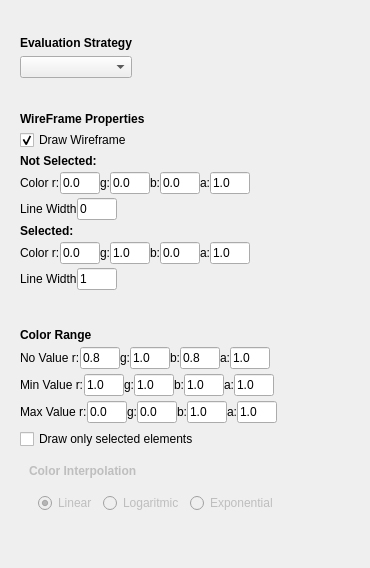
<?xml version="1.0" encoding="UTF-8"?>
<ui version="4.0">
 <class>PropertyValuesRendererConfig</class>
 <widget class="QWidget" name="PropertyValuesRendererConfig">
  <property name="geometry">
   <rect>
    <x>0</x>
    <y>0</y>
    <width>370</width>
    <height>568</height>
   </rect>
  </property>
  <property name="sizePolicy">
   <sizepolicy hsizetype="Maximum" vsizetype="Maximum">
    <horstretch>0</horstretch>
    <verstretch>0</verstretch>
   </sizepolicy>
  </property>
  <property name="windowTitle">
   <string>Form</string>
  </property>
  <layout class="QVBoxLayout" name="verticalLayout">
   <item>
    <widget class="QWidget" name="widget_6" native="true">
     <property name="sizePolicy">
      <sizepolicy hsizetype="Maximum" vsizetype="Maximum">
       <horstretch>0</horstretch>
       <verstretch>0</verstretch>
      </sizepolicy>
     </property>
     <layout class="QVBoxLayout" name="verticalLayout_5">
      <item>
       <widget class="QLabel" name="label_17">
        <property name="sizePolicy">
         <sizepolicy hsizetype="Fixed" vsizetype="Fixed">
          <horstretch>0</horstretch>
          <verstretch>0</verstretch>
         </sizepolicy>
        </property>
        <property name="font">
         <font>
          <weight>75</weight>
          <bold>true</bold>
         </font>
        </property>
        <property name="text">
         <string>Evaluation Strategy</string>
        </property>
       </widget>
      </item>
      <item>
       <widget class="QComboBox" name="comboBox_evaluations"/>
      </item>
     </layout>
    </widget>
   </item>
   <item>
    <widget class="QWidget" name="widget_10" native="true">
     <property name="sizePolicy">
      <sizepolicy hsizetype="Fixed" vsizetype="Fixed">
       <horstretch>0</horstretch>
       <verstretch>0</verstretch>
      </sizepolicy>
     </property>
     <layout class="QVBoxLayout" name="verticalLayout_7">
      <property name="spacing">
       <number>4</number>
      </property>
      <property name="leftMargin">
       <number>9</number>
      </property>
      <property name="topMargin">
       <number>3</number>
      </property>
      <property name="rightMargin">
       <number>7</number>
      </property>
      <property name="bottomMargin">
       <number>7</number>
      </property>
      <item>
       <widget class="QLabel" name="label_7">
        <property name="sizePolicy">
         <sizepolicy hsizetype="Fixed" vsizetype="Preferred">
          <horstretch>0</horstretch>
          <verstretch>0</verstretch>
         </sizepolicy>
        </property>
        <property name="font">
         <font>
          <weight>75</weight>
          <bold>true</bold>
         </font>
        </property>
        <property name="text">
         <string>WireFrame Properties</string>
        </property>
       </widget>
      </item>
      <item>
       <widget class="QCheckBox" name="checkBox_MR_draw_w">
        <property name="sizePolicy">
         <sizepolicy hsizetype="Fixed" vsizetype="Fixed">
          <horstretch>0</horstretch>
          <verstretch>0</verstretch>
         </sizepolicy>
        </property>
        <property name="text">
         <string>Draw Wireframe</string>
        </property>
        <property name="checked">
         <bool>true</bool>
        </property>
       </widget>
      </item>
      <item>
       <widget class="QLabel" name="label_28">
        <property name="font">
         <font>
          <weight>75</weight>
          <bold>true</bold>
         </font>
        </property>
        <property name="text">
         <string>Not Selected:</string>
        </property>
       </widget>
      </item>
      <item>
       <widget class="QWidget" name="widget_11" native="true">
        <property name="sizePolicy">
         <sizepolicy hsizetype="Fixed" vsizetype="Fixed">
          <horstretch>0</horstretch>
          <verstretch>0</verstretch>
         </sizepolicy>
        </property>
        <layout class="QHBoxLayout" name="horizontalLayout">
         <property name="spacing">
          <number>0</number>
         </property>
         <property name="margin">
          <number>0</number>
         </property>
         <item>
          <widget class="QLabel" name="label_22">
           <property name="sizePolicy">
            <sizepolicy hsizetype="Fixed" vsizetype="Preferred">
             <horstretch>0</horstretch>
             <verstretch>0</verstretch>
            </sizepolicy>
           </property>
           <property name="text">
            <string>Color r:</string>
           </property>
          </widget>
         </item>
         <item>
          <widget class="QLineEdit" name="lineEdit_wf_r">
           <property name="sizePolicy">
            <sizepolicy hsizetype="Fixed" vsizetype="Fixed">
             <horstretch>0</horstretch>
             <verstretch>0</verstretch>
            </sizepolicy>
           </property>
           <property name="maximumSize">
            <size>
             <width>40</width>
             <height>16777215</height>
            </size>
           </property>
           <property name="text">
            <string>0.0</string>
           </property>
           <property name="maxLength">
            <number>10</number>
           </property>
          </widget>
         </item>
         <item>
          <widget class="QLabel" name="label_23">
           <property name="sizePolicy">
            <sizepolicy hsizetype="Fixed" vsizetype="Preferred">
             <horstretch>0</horstretch>
             <verstretch>0</verstretch>
            </sizepolicy>
           </property>
           <property name="text">
            <string>g:</string>
           </property>
          </widget>
         </item>
         <item>
          <widget class="QLineEdit" name="lineEdit_wf_g">
           <property name="sizePolicy">
            <sizepolicy hsizetype="Fixed" vsizetype="Fixed">
             <horstretch>0</horstretch>
             <verstretch>0</verstretch>
            </sizepolicy>
           </property>
           <property name="maximumSize">
            <size>
             <width>40</width>
             <height>16777215</height>
            </size>
           </property>
           <property name="text">
            <string>0.0</string>
           </property>
           <property name="maxLength">
            <number>10</number>
           </property>
          </widget>
         </item>
         <item>
          <widget class="QLabel" name="label_24">
           <property name="sizePolicy">
            <sizepolicy hsizetype="Fixed" vsizetype="Preferred">
             <horstretch>0</horstretch>
             <verstretch>0</verstretch>
            </sizepolicy>
           </property>
           <property name="text">
            <string>b:</string>
           </property>
          </widget>
         </item>
         <item>
          <widget class="QLineEdit" name="lineEdit_wf_b">
           <property name="sizePolicy">
            <sizepolicy hsizetype="Fixed" vsizetype="Fixed">
             <horstretch>0</horstretch>
             <verstretch>0</verstretch>
            </sizepolicy>
           </property>
           <property name="maximumSize">
            <size>
             <width>40</width>
             <height>16777215</height>
            </size>
           </property>
           <property name="text">
            <string>0.0</string>
           </property>
           <property name="maxLength">
            <number>10</number>
           </property>
          </widget>
         </item>
         <item>
          <widget class="QLabel" name="label_25">
           <property name="sizePolicy">
            <sizepolicy hsizetype="Fixed" vsizetype="Preferred">
             <horstretch>0</horstretch>
             <verstretch>0</verstretch>
            </sizepolicy>
           </property>
           <property name="text">
            <string>a:</string>
           </property>
          </widget>
         </item>
         <item>
          <widget class="QLineEdit" name="lineEdit_wf_a">
           <property name="sizePolicy">
            <sizepolicy hsizetype="Fixed" vsizetype="Fixed">
             <horstretch>0</horstretch>
             <verstretch>0</verstretch>
            </sizepolicy>
           </property>
           <property name="maximumSize">
            <size>
             <width>40</width>
             <height>16777215</height>
            </size>
           </property>
           <property name="text">
            <string>1.0</string>
           </property>
           <property name="maxLength">
            <number>10</number>
           </property>
          </widget>
         </item>
        </layout>
       </widget>
      </item>
      <item>
       <widget class="QWidget" name="widget_12" native="true">
        <property name="sizePolicy">
         <sizepolicy hsizetype="Fixed" vsizetype="Fixed">
          <horstretch>0</horstretch>
          <verstretch>0</verstretch>
         </sizepolicy>
        </property>
        <layout class="QHBoxLayout" name="horizontalLayout_2">
         <property name="spacing">
          <number>0</number>
         </property>
         <property name="margin">
          <number>0</number>
         </property>
         <item>
          <widget class="QLabel" name="label_26">
           <property name="sizePolicy">
            <sizepolicy hsizetype="Fixed" vsizetype="Fixed">
             <horstretch>0</horstretch>
             <verstretch>0</verstretch>
            </sizepolicy>
           </property>
           <property name="text">
            <string>Line Width</string>
           </property>
          </widget>
         </item>
         <item>
          <widget class="QLineEdit" name="lineEdit_wf_w">
           <property name="sizePolicy">
            <sizepolicy hsizetype="Fixed" vsizetype="Fixed">
             <horstretch>0</horstretch>
             <verstretch>0</verstretch>
            </sizepolicy>
           </property>
           <property name="maximumSize">
            <size>
             <width>40</width>
             <height>16777215</height>
            </size>
           </property>
           <property name="text">
            <string>0</string>
           </property>
           <property name="maxLength">
            <number>4</number>
           </property>
          </widget>
         </item>
        </layout>
       </widget>
      </item>
      <item>
       <widget class="QLabel" name="label_27">
        <property name="font">
         <font>
          <family>MS Shell Dlg 2</family>
          <weight>75</weight>
          <bold>true</bold>
         </font>
        </property>
        <property name="text">
         <string>Selected:</string>
        </property>
       </widget>
      </item>
      <item>
       <widget class="QWidget" name="widget_8" native="true">
        <property name="sizePolicy">
         <sizepolicy hsizetype="Fixed" vsizetype="Fixed">
          <horstretch>0</horstretch>
          <verstretch>0</verstretch>
         </sizepolicy>
        </property>
        <layout class="QHBoxLayout" name="horizontalLayout_6">
         <property name="spacing">
          <number>0</number>
         </property>
         <property name="margin">
          <number>0</number>
         </property>
         <item>
          <widget class="QLabel" name="label_18">
           <property name="sizePolicy">
            <sizepolicy hsizetype="Fixed" vsizetype="Preferred">
             <horstretch>0</horstretch>
             <verstretch>0</verstretch>
            </sizepolicy>
           </property>
           <property name="text">
            <string>Color r:</string>
           </property>
          </widget>
         </item>
         <item>
          <widget class="QLineEdit" name="lineEdit_sel_r">
           <property name="sizePolicy">
            <sizepolicy hsizetype="Fixed" vsizetype="Fixed">
             <horstretch>0</horstretch>
             <verstretch>0</verstretch>
            </sizepolicy>
           </property>
           <property name="maximumSize">
            <size>
             <width>40</width>
             <height>16777215</height>
            </size>
           </property>
           <property name="text">
            <string>0.0</string>
           </property>
           <property name="maxLength">
            <number>10</number>
           </property>
          </widget>
         </item>
         <item>
          <widget class="QLabel" name="label_29">
           <property name="sizePolicy">
            <sizepolicy hsizetype="Fixed" vsizetype="Preferred">
             <horstretch>0</horstretch>
             <verstretch>0</verstretch>
            </sizepolicy>
           </property>
           <property name="text">
            <string>g:</string>
           </property>
          </widget>
         </item>
         <item>
          <widget class="QLineEdit" name="lineEdit_sel_g">
           <property name="sizePolicy">
            <sizepolicy hsizetype="Fixed" vsizetype="Fixed">
             <horstretch>0</horstretch>
             <verstretch>0</verstretch>
            </sizepolicy>
           </property>
           <property name="maximumSize">
            <size>
             <width>40</width>
             <height>16777215</height>
            </size>
           </property>
           <property name="text">
            <string>1.0</string>
           </property>
           <property name="maxLength">
            <number>10</number>
           </property>
          </widget>
         </item>
         <item>
          <widget class="QLabel" name="label_30">
           <property name="sizePolicy">
            <sizepolicy hsizetype="Fixed" vsizetype="Preferred">
             <horstretch>0</horstretch>
             <verstretch>0</verstretch>
            </sizepolicy>
           </property>
           <property name="text">
            <string>b:</string>
           </property>
          </widget>
         </item>
         <item>
          <widget class="QLineEdit" name="lineEdit_sel_b">
           <property name="sizePolicy">
            <sizepolicy hsizetype="Fixed" vsizetype="Fixed">
             <horstretch>0</horstretch>
             <verstretch>0</verstretch>
            </sizepolicy>
           </property>
           <property name="maximumSize">
            <size>
             <width>40</width>
             <height>16777215</height>
            </size>
           </property>
           <property name="text">
            <string>0.0</string>
           </property>
           <property name="maxLength">
            <number>10</number>
           </property>
          </widget>
         </item>
         <item>
          <widget class="QLabel" name="label_31">
           <property name="sizePolicy">
            <sizepolicy hsizetype="Fixed" vsizetype="Preferred">
             <horstretch>0</horstretch>
             <verstretch>0</verstretch>
            </sizepolicy>
           </property>
           <property name="text">
            <string>a:</string>
           </property>
          </widget>
         </item>
         <item>
          <widget class="QLineEdit" name="lineEdit_sel_a">
           <property name="sizePolicy">
            <sizepolicy hsizetype="Fixed" vsizetype="Fixed">
             <horstretch>0</horstretch>
             <verstretch>0</verstretch>
            </sizepolicy>
           </property>
           <property name="maximumSize">
            <size>
             <width>40</width>
             <height>16777215</height>
            </size>
           </property>
           <property name="text">
            <string>1.0</string>
           </property>
           <property name="maxLength">
            <number>10</number>
           </property>
          </widget>
         </item>
        </layout>
       </widget>
      </item>
      <item>
       <widget class="QWidget" name="widget_9" native="true">
        <property name="sizePolicy">
         <sizepolicy hsizetype="Fixed" vsizetype="Fixed">
          <horstretch>0</horstretch>
          <verstretch>0</verstretch>
         </sizepolicy>
        </property>
        <layout class="QHBoxLayout" name="horizontalLayout_7">
         <property name="spacing">
          <number>0</number>
         </property>
         <property name="margin">
          <number>0</number>
         </property>
         <item>
          <widget class="QLabel" name="label_32">
           <property name="sizePolicy">
            <sizepolicy hsizetype="Fixed" vsizetype="Fixed">
             <horstretch>0</horstretch>
             <verstretch>0</verstretch>
            </sizepolicy>
           </property>
           <property name="text">
            <string>Line Width</string>
           </property>
          </widget>
         </item>
         <item>
          <widget class="QLineEdit" name="lineEdit_sel_w">
           <property name="sizePolicy">
            <sizepolicy hsizetype="Fixed" vsizetype="Fixed">
             <horstretch>0</horstretch>
             <verstretch>0</verstretch>
            </sizepolicy>
           </property>
           <property name="maximumSize">
            <size>
             <width>40</width>
             <height>16777215</height>
            </size>
           </property>
           <property name="text">
            <string>1</string>
           </property>
           <property name="maxLength">
            <number>4</number>
           </property>
          </widget>
         </item>
        </layout>
       </widget>
      </item>
     </layout>
    </widget>
   </item>
   <item>
    <widget class="QWidget" name="widget" native="true">
     <property name="sizePolicy">
      <sizepolicy hsizetype="Maximum" vsizetype="Maximum">
       <horstretch>0</horstretch>
       <verstretch>0</verstretch>
      </sizepolicy>
     </property>
     <layout class="QVBoxLayout" name="verticalLayout_2">
      <item>
       <widget class="QWidget" name="widget_4" native="true">
        <property name="sizePolicy">
         <sizepolicy hsizetype="Fixed" vsizetype="Fixed">
          <horstretch>0</horstretch>
          <verstretch>0</verstretch>
         </sizepolicy>
        </property>
        <layout class="QVBoxLayout" name="verticalLayout_3">
         <property name="spacing">
          <number>5</number>
         </property>
         <property name="margin">
          <number>0</number>
         </property>
         <item>
          <widget class="QLabel" name="label_8">
           <property name="sizePolicy">
            <sizepolicy hsizetype="Fixed" vsizetype="Fixed">
             <horstretch>0</horstretch>
             <verstretch>0</verstretch>
            </sizepolicy>
           </property>
           <property name="font">
            <font>
             <weight>75</weight>
             <bold>true</bold>
            </font>
           </property>
           <property name="text">
            <string>Color Range</string>
           </property>
          </widget>
         </item>
         <item>
          <widget class="QFrame" name="frame_2">
           <property name="sizePolicy">
            <sizepolicy hsizetype="Fixed" vsizetype="Fixed">
             <horstretch>0</horstretch>
             <verstretch>0</verstretch>
            </sizepolicy>
           </property>
           <property name="frameShape">
            <enum>QFrame::NoFrame</enum>
           </property>
           <property name="frameShadow">
            <enum>QFrame::Raised</enum>
           </property>
           <layout class="QHBoxLayout" name="horizontalLayout_5">
            <property name="spacing">
             <number>0</number>
            </property>
            <property name="margin">
             <number>0</number>
            </property>
            <item>
             <widget class="QLabel" name="label_6">
              <property name="sizePolicy">
               <sizepolicy hsizetype="Fixed" vsizetype="Preferred">
                <horstretch>0</horstretch>
                <verstretch>0</verstretch>
               </sizepolicy>
              </property>
              <property name="minimumSize">
               <size>
                <width>50</width>
                <height>0</height>
               </size>
              </property>
              <property name="text">
               <string>No Value r:</string>
              </property>
             </widget>
            </item>
            <item>
             <widget class="QLineEdit" name="lineEdit_no_r">
              <property name="sizePolicy">
               <sizepolicy hsizetype="Fixed" vsizetype="Fixed">
                <horstretch>0</horstretch>
                <verstretch>0</verstretch>
               </sizepolicy>
              </property>
              <property name="maximumSize">
               <size>
                <width>40</width>
                <height>16777215</height>
               </size>
              </property>
              <property name="text">
               <string>0.8</string>
              </property>
             </widget>
            </item>
            <item>
             <widget class="QLabel" name="label_19">
              <property name="text">
               <string>g:</string>
              </property>
             </widget>
            </item>
            <item>
             <widget class="QLineEdit" name="lineEdit_no_g">
              <property name="sizePolicy">
               <sizepolicy hsizetype="Fixed" vsizetype="Fixed">
                <horstretch>0</horstretch>
                <verstretch>0</verstretch>
               </sizepolicy>
              </property>
              <property name="maximumSize">
               <size>
                <width>40</width>
                <height>16777215</height>
               </size>
              </property>
              <property name="text">
               <string>1.0</string>
              </property>
             </widget>
            </item>
            <item>
             <widget class="QLabel" name="label_20">
              <property name="text">
               <string>b:</string>
              </property>
             </widget>
            </item>
            <item>
             <widget class="QLineEdit" name="lineEdit_no_b">
              <property name="sizePolicy">
               <sizepolicy hsizetype="Fixed" vsizetype="Fixed">
                <horstretch>0</horstretch>
                <verstretch>0</verstretch>
               </sizepolicy>
              </property>
              <property name="maximumSize">
               <size>
                <width>40</width>
                <height>16777215</height>
               </size>
              </property>
              <property name="text">
               <string>0.8</string>
              </property>
             </widget>
            </item>
            <item>
             <widget class="QLabel" name="label_21">
              <property name="text">
               <string>a:</string>
              </property>
             </widget>
            </item>
            <item>
             <widget class="QLineEdit" name="lineEdit_no_a">
              <property name="sizePolicy">
               <sizepolicy hsizetype="Fixed" vsizetype="Fixed">
                <horstretch>0</horstretch>
                <verstretch>0</verstretch>
               </sizepolicy>
              </property>
              <property name="maximumSize">
               <size>
                <width>40</width>
                <height>16777215</height>
               </size>
              </property>
              <property name="text">
               <string>1.0</string>
              </property>
             </widget>
            </item>
           </layout>
          </widget>
         </item>
         <item>
          <widget class="QWidget" name="widget_5" native="true">
           <property name="sizePolicy">
            <sizepolicy hsizetype="Fixed" vsizetype="Fixed">
             <horstretch>0</horstretch>
             <verstretch>0</verstretch>
            </sizepolicy>
           </property>
           <layout class="QHBoxLayout" name="horizontalLayout_3">
            <property name="spacing">
             <number>0</number>
            </property>
            <property name="margin">
             <number>0</number>
            </property>
            <item>
             <widget class="QLabel" name="label_9">
              <property name="text">
               <string>Min Value r:</string>
              </property>
             </widget>
            </item>
            <item>
             <widget class="QLineEdit" name="lineEdit_min_r">
              <property name="sizePolicy">
               <sizepolicy hsizetype="Fixed" vsizetype="Fixed">
                <horstretch>0</horstretch>
                <verstretch>0</verstretch>
               </sizepolicy>
              </property>
              <property name="maximumSize">
               <size>
                <width>40</width>
                <height>16777215</height>
               </size>
              </property>
              <property name="text">
               <string>1.0</string>
              </property>
             </widget>
            </item>
            <item>
             <widget class="QLabel" name="label_11">
              <property name="text">
               <string>g:</string>
              </property>
             </widget>
            </item>
            <item>
             <widget class="QLineEdit" name="lineEdit_min_g">
              <property name="sizePolicy">
               <sizepolicy hsizetype="Fixed" vsizetype="Fixed">
                <horstretch>0</horstretch>
                <verstretch>0</verstretch>
               </sizepolicy>
              </property>
              <property name="maximumSize">
               <size>
                <width>40</width>
                <height>16777215</height>
               </size>
              </property>
              <property name="text">
               <string>1.0</string>
              </property>
             </widget>
            </item>
            <item>
             <widget class="QLabel" name="label_12">
              <property name="text">
               <string>b:</string>
              </property>
             </widget>
            </item>
            <item>
             <widget class="QLineEdit" name="lineEdit_min_b">
              <property name="sizePolicy">
               <sizepolicy hsizetype="Fixed" vsizetype="Fixed">
                <horstretch>0</horstretch>
                <verstretch>0</verstretch>
               </sizepolicy>
              </property>
              <property name="maximumSize">
               <size>
                <width>40</width>
                <height>16777215</height>
               </size>
              </property>
              <property name="text">
               <string>1.0</string>
              </property>
             </widget>
            </item>
            <item>
             <widget class="QLabel" name="label_13">
              <property name="sizePolicy">
               <sizepolicy hsizetype="Fixed" vsizetype="Preferred">
                <horstretch>0</horstretch>
                <verstretch>0</verstretch>
               </sizepolicy>
              </property>
              <property name="text">
               <string>a:</string>
              </property>
             </widget>
            </item>
            <item>
             <widget class="QLineEdit" name="lineEdit_min_a">
              <property name="sizePolicy">
               <sizepolicy hsizetype="Fixed" vsizetype="Fixed">
                <horstretch>0</horstretch>
                <verstretch>0</verstretch>
               </sizepolicy>
              </property>
              <property name="maximumSize">
               <size>
                <width>40</width>
                <height>16777215</height>
               </size>
              </property>
              <property name="text">
               <string>1.0</string>
              </property>
             </widget>
            </item>
           </layout>
          </widget>
         </item>
         <item>
          <widget class="QFrame" name="frame">
           <property name="sizePolicy">
            <sizepolicy hsizetype="Fixed" vsizetype="Fixed">
             <horstretch>0</horstretch>
             <verstretch>0</verstretch>
            </sizepolicy>
           </property>
           <property name="frameShape">
            <enum>QFrame::NoFrame</enum>
           </property>
           <property name="frameShadow">
            <enum>QFrame::Raised</enum>
           </property>
           <layout class="QHBoxLayout" name="horizontalLayout_4">
            <property name="spacing">
             <number>0</number>
            </property>
            <property name="margin">
             <number>0</number>
            </property>
            <item>
             <widget class="QLabel" name="label_3">
              <property name="sizePolicy">
               <sizepolicy hsizetype="Fixed" vsizetype="Preferred">
                <horstretch>0</horstretch>
                <verstretch>0</verstretch>
               </sizepolicy>
              </property>
              <property name="minimumSize">
               <size>
                <width>50</width>
                <height>0</height>
               </size>
              </property>
              <property name="text">
               <string>Max Value r:</string>
              </property>
             </widget>
            </item>
            <item>
             <widget class="QLineEdit" name="lineEdit_max_r">
              <property name="sizePolicy">
               <sizepolicy hsizetype="Fixed" vsizetype="Fixed">
                <horstretch>0</horstretch>
                <verstretch>0</verstretch>
               </sizepolicy>
              </property>
              <property name="maximumSize">
               <size>
                <width>40</width>
                <height>16777215</height>
               </size>
              </property>
              <property name="text">
               <string>0.0</string>
              </property>
             </widget>
            </item>
            <item>
             <widget class="QLabel" name="label_10">
              <property name="text">
               <string>g:</string>
              </property>
             </widget>
            </item>
            <item>
             <widget class="QLineEdit" name="lineEdit_max_g">
              <property name="sizePolicy">
               <sizepolicy hsizetype="Fixed" vsizetype="Fixed">
                <horstretch>0</horstretch>
                <verstretch>0</verstretch>
               </sizepolicy>
              </property>
              <property name="maximumSize">
               <size>
                <width>40</width>
                <height>16777215</height>
               </size>
              </property>
              <property name="text">
               <string>0.0</string>
              </property>
             </widget>
            </item>
            <item>
             <widget class="QLabel" name="label_14">
              <property name="text">
               <string>b:</string>
              </property>
             </widget>
            </item>
            <item>
             <widget class="QLineEdit" name="lineEdit_max_b">
              <property name="sizePolicy">
               <sizepolicy hsizetype="Fixed" vsizetype="Fixed">
                <horstretch>0</horstretch>
                <verstretch>0</verstretch>
               </sizepolicy>
              </property>
              <property name="maximumSize">
               <size>
                <width>40</width>
                <height>16777215</height>
               </size>
              </property>
              <property name="text">
               <string>1.0</string>
              </property>
             </widget>
            </item>
            <item>
             <widget class="QLabel" name="label_15">
              <property name="text">
               <string>a:</string>
              </property>
             </widget>
            </item>
            <item>
             <widget class="QLineEdit" name="lineEdit_max_a">
              <property name="sizePolicy">
               <sizepolicy hsizetype="Fixed" vsizetype="Fixed">
                <horstretch>0</horstretch>
                <verstretch>0</verstretch>
               </sizepolicy>
              </property>
              <property name="maximumSize">
               <size>
                <width>40</width>
                <height>16777215</height>
               </size>
              </property>
              <property name="text">
               <string>1.0</string>
              </property>
             </widget>
            </item>
           </layout>
          </widget>
         </item>
        </layout>
       </widget>
      </item>
      <item>
       <widget class="QCheckBox" name="checkBox_draw_only_selected">
        <property name="text">
         <string>Draw only selected elements</string>
        </property>
       </widget>
      </item>
      <item>
       <widget class="QWidget" name="widget_2" native="true">
        <property name="enabled">
         <bool>false</bool>
        </property>
        <property name="sizePolicy">
         <sizepolicy hsizetype="Maximum" vsizetype="Maximum">
          <horstretch>0</horstretch>
          <verstretch>0</verstretch>
         </sizepolicy>
        </property>
        <layout class="QVBoxLayout" name="verticalLayout_4">
         <item>
          <widget class="QLabel" name="label_16">
           <property name="sizePolicy">
            <sizepolicy hsizetype="Fixed" vsizetype="Fixed">
             <horstretch>0</horstretch>
             <verstretch>0</verstretch>
            </sizepolicy>
           </property>
           <property name="font">
            <font>
             <weight>75</weight>
             <bold>true</bold>
            </font>
           </property>
           <property name="text">
            <string>Color Interpolation</string>
           </property>
          </widget>
         </item>
         <item>
          <widget class="QWidget" name="widget_3" native="true">
           <property name="enabled">
            <bool>false</bool>
           </property>
           <property name="sizePolicy">
            <sizepolicy hsizetype="Maximum" vsizetype="Maximum">
             <horstretch>0</horstretch>
             <verstretch>0</verstretch>
            </sizepolicy>
           </property>
           <layout class="QGridLayout" name="gridLayout">
            <item row="0" column="0">
             <widget class="QRadioButton" name="radioButton">
              <property name="text">
               <string>Linear</string>
              </property>
              <property name="checked">
               <bool>true</bool>
              </property>
             </widget>
            </item>
            <item row="0" column="1">
             <widget class="QRadioButton" name="radioButton_2">
              <property name="text">
               <string>Logaritmic</string>
              </property>
             </widget>
            </item>
            <item row="0" column="2">
             <widget class="QRadioButton" name="radioButton_3">
              <property name="text">
               <string>Exponential</string>
              </property>
             </widget>
            </item>
           </layout>
          </widget>
         </item>
        </layout>
       </widget>
      </item>
     </layout>
    </widget>
   </item>
  </layout>
 </widget>
 <resources/>
 <connections/>
</ui>
